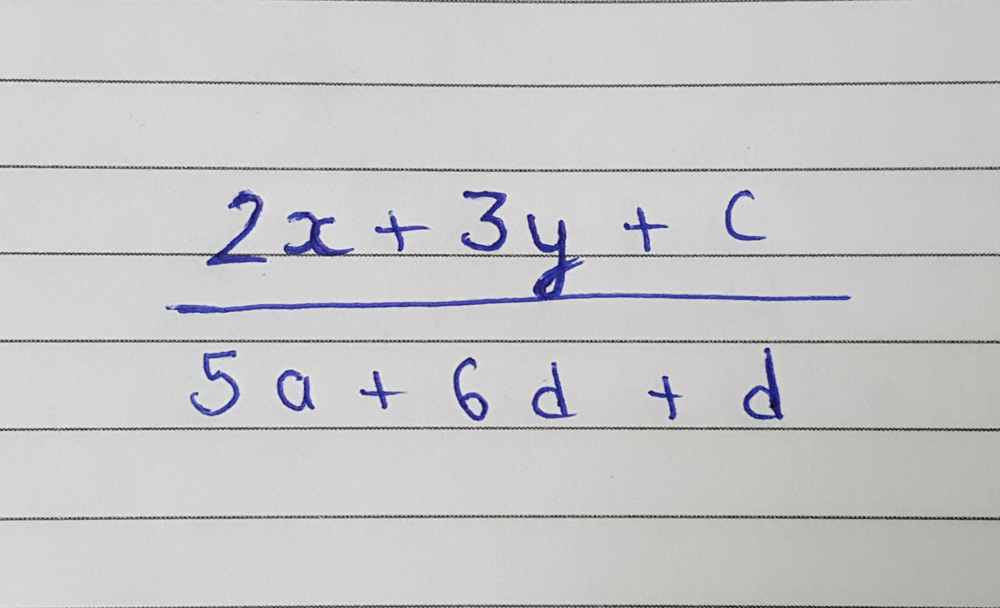
#> input picture samples/image4.png, 1000 x 608 px, shrunk from 1756 x 1068 before the run
$ python binarization.py   (Python 2 division)
#> lines starting #> are read from the running program, lines starting #| are printed output that depends on the picture; after the words box and inside, x2 and y2 are one past the last pixel; in counts of white or black regions, pixels touching at a corner belong together
import cv2
import numpy as np
import matplotlib.pyplot as plt
import matplotlib.image as mpimg
import time

# [62 lines of commented-out code are left out]


def compareBinarization():
	img = cv2.imread('image4.png',0)
#> img: shape (608, 1000); min 4, max 235, mean 198.8

	ret1,thresh1 = cv2.threshold(img,127,255,cv2.THRESH_BINARY)
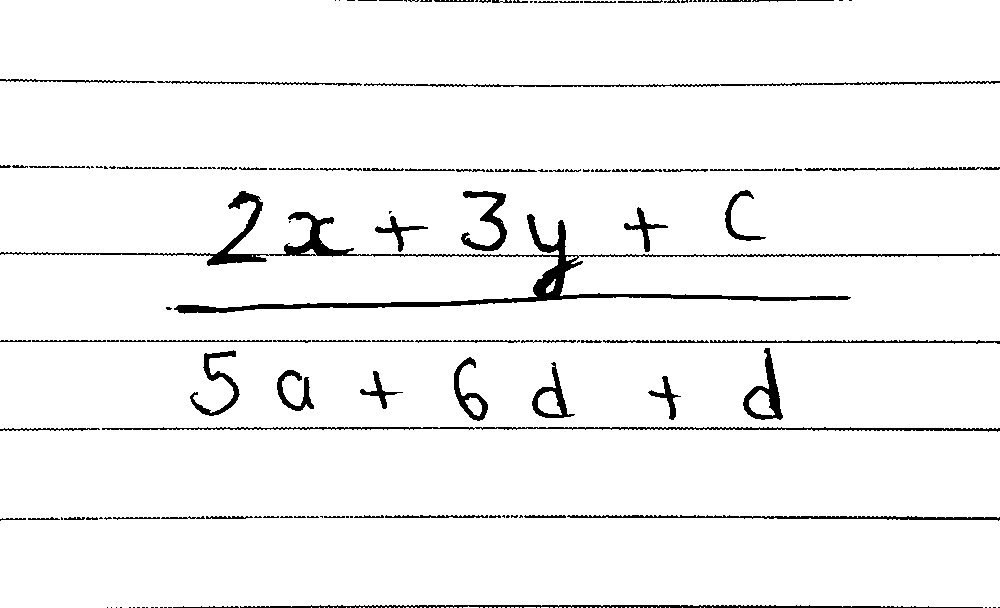
#> thresh1: shape (608, 1000); 95.6% white; 175 black regions (75 under 20 px), largest, box (x1, y1, x2, y2) and area: (0, 191, 1000, 314) 8341, (102, 427, 1000, 432) 1877, (240, 605, 983, 608) 1540
	thresh2 = cv2.adaptiveThreshold(img,255,cv2.ADAPTIVE_THRESH_MEAN_C, cv2.THRESH_BINARY,11,2)
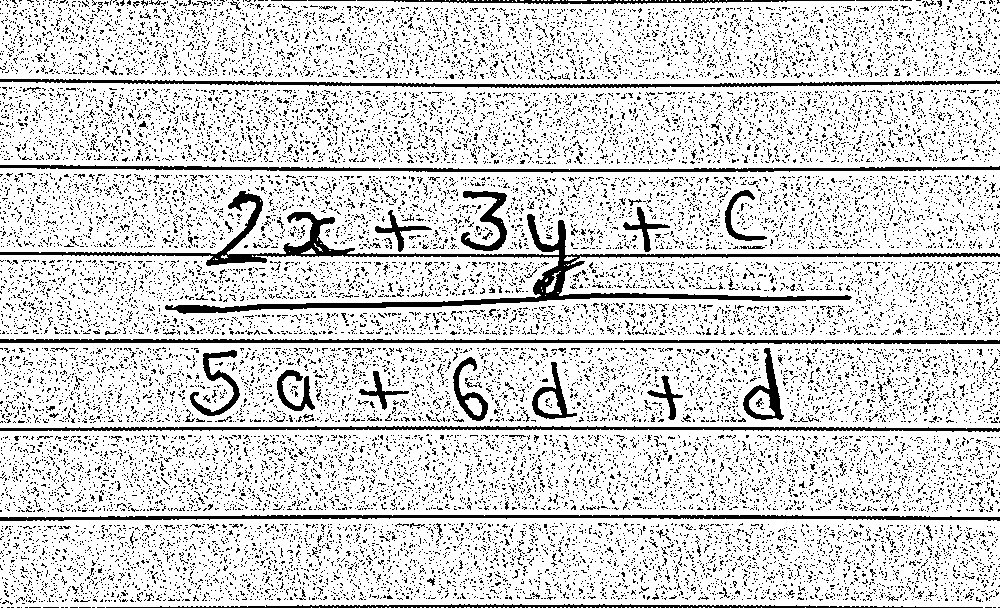
#> thresh2: shape (608, 1000); 83.1% white; black in thin lines or dots
	thresh3 = cv2.adaptiveThreshold(img,255,cv2.ADAPTIVE_THRESH_GAUSSIAN_C, cv2.THRESH_BINARY,11,2)
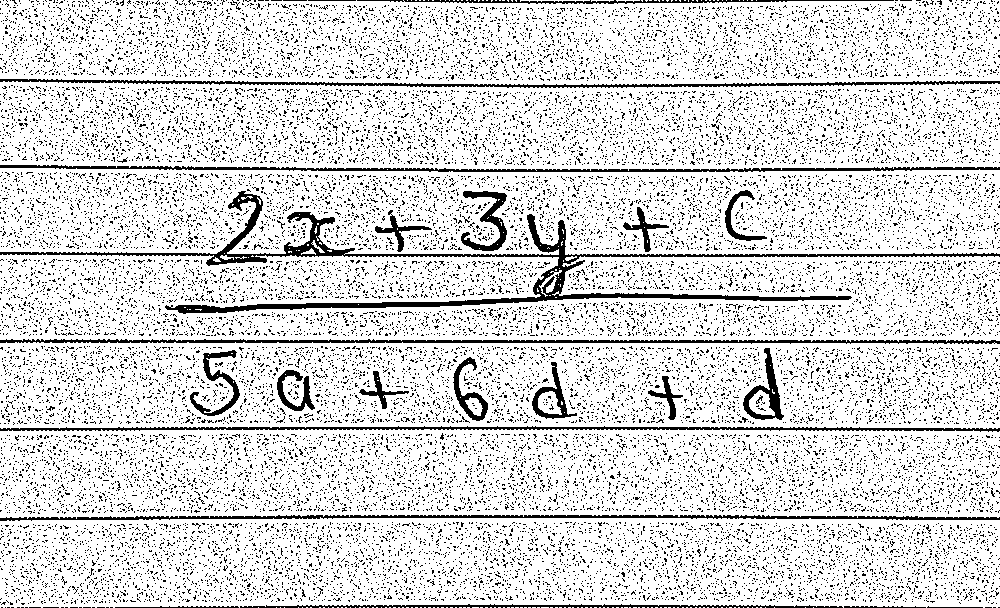
#> thresh3: shape (608, 1000); 85.1% white; black in thin lines or dots
	ret2,thresh4 = cv2.threshold(img,0,255,cv2.THRESH_BINARY+cv2.THRESH_OTSU)
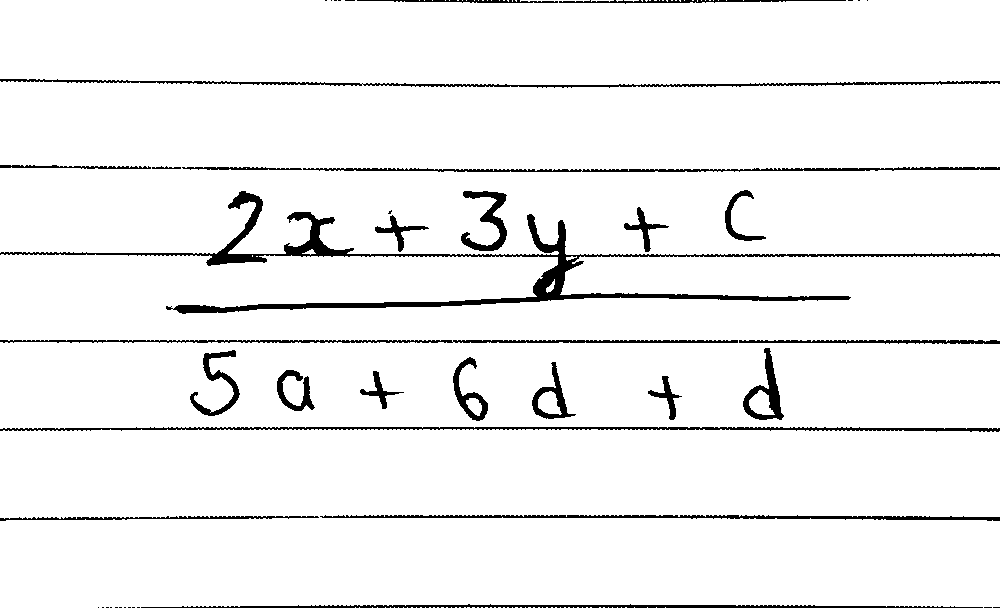
#> thresh4: shape (608, 1000); 94.9% white; 46 black regions (21 under 20 px), largest, box (x1, y1, x2, y2) and area: (0, 191, 1000, 314) 9135, (0, 427, 1000, 432) 2476, (0, 79, 1000, 88) 2279
#> ret2 = 146


	imgBlur = cv2.GaussianBlur(img,(5,5),0)
	startTime = time.time()
	ret3,thresh5 = cv2.threshold(imgBlur,127,255,cv2.THRESH_BINARY)
#> thresh5: shape (608, 1000); 96.4% white; 498 black regions (409 under 20 px), largest, box (x1, y1, x2, y2) and area: (175, 214, 850, 313) 4210, (241, 605, 908, 608) 1589, (175, 191, 266, 265) 1197
	print "Fixed threshold : ", time.time() - startTime
	startTime = time.time()
	thresh6 = cv2.adaptiveThreshold(imgBlur,255,cv2.ADAPTIVE_THRESH_MEAN_C, cv2.THRESH_BINARY,11,2)
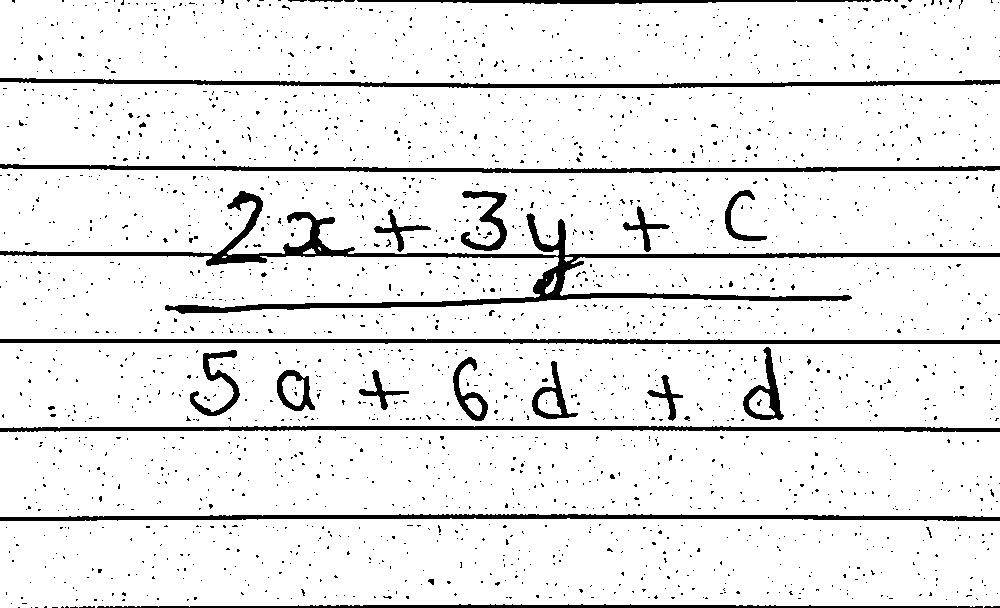
#> thresh6: shape (608, 1000); 91.8% white; 2272 black regions (2242 under 20 px), largest, box (x1, y1, x2, y2) and area: (0, 191, 1000, 314) 10701, (0, 514, 1000, 521) 4190, (0, 164, 1000, 173) 4134
	print "Adaptive Mean threshold : ", time.time() - startTime
	startTime = time.time()
	thresh7 = cv2.adaptiveThreshold(imgBlur,255,cv2.ADAPTIVE_THRESH_GAUSSIAN_C, cv2.THRESH_BINARY,11,2)
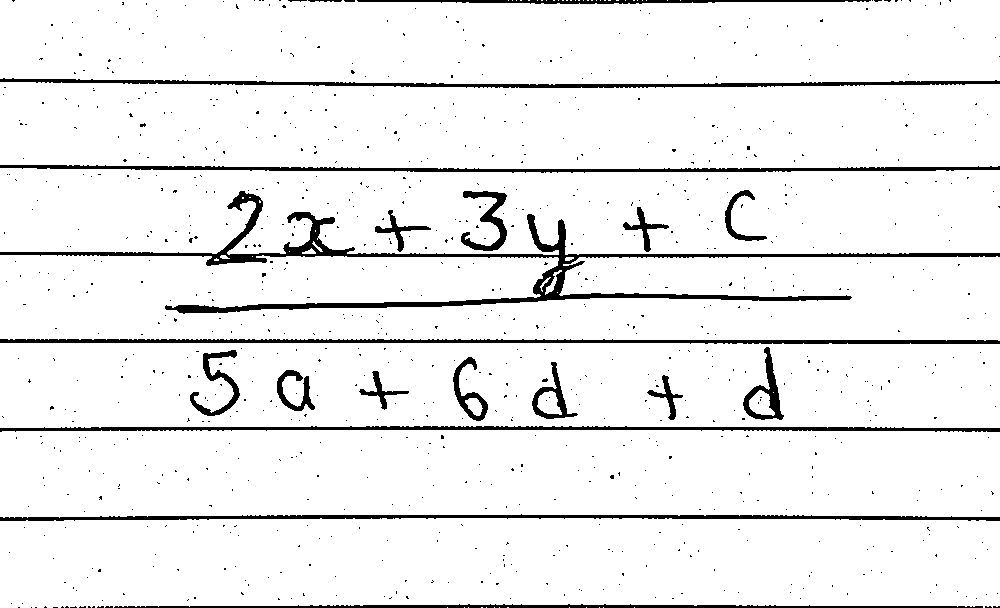
#> thresh7: shape (608, 1000); 93.5% white; 945 black regions (923 under 20 px), largest, box (x1, y1, x2, y2) and area: (0, 191, 1000, 314) 9726, (0, 339, 1000, 344) 3558, (0, 514, 1000, 521) 3470
	print "Adaptive Gaussian threshold : ", time.time() - startTime
	startTime = time.time()
	ret4,thresh8 = cv2.threshold(imgBlur,0,255,cv2.THRESH_BINARY+cv2.THRESH_OTSU)
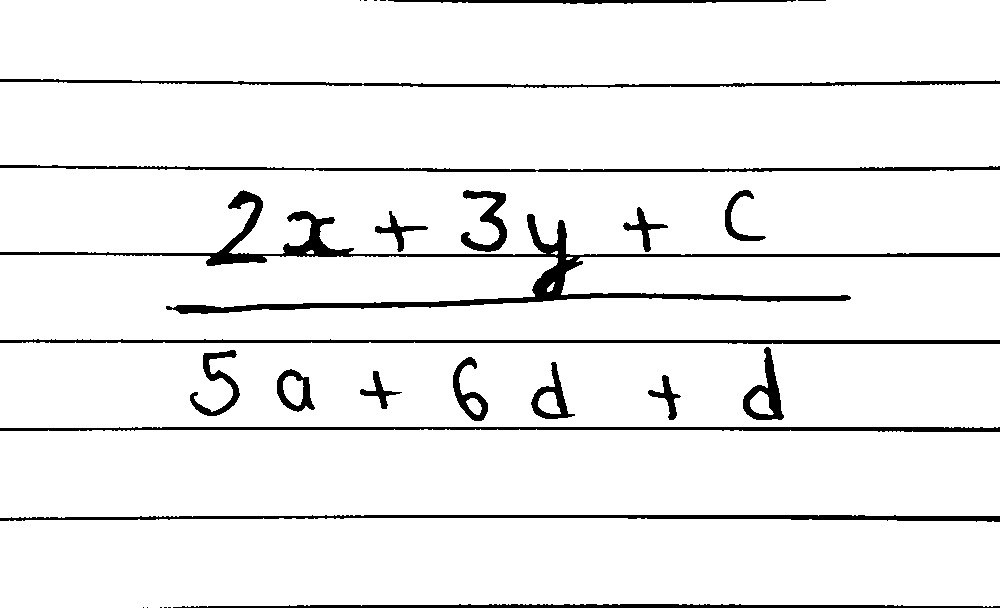
#> thresh8: shape (608, 1000); 93.8% white; 29 black regions (9 under 20 px), largest, box (x1, y1, x2, y2) and area: (0, 190, 1000, 314) 10536, (0, 515, 1000, 522) 3498, (0, 427, 1000, 432) 3282
#> ret4 = 159
	print "Otsu threshold : ", time.time() - startTime
	startTime = time.time()

	titles = ['Original Image', 'Fixed Threshold', 'Adaptive Mean', 'Adaptive Gaussian', 'Otsu Threshold',
				'Original Blurred Image', 'Fixed Threshold', 'Adaptive Mean', 'Adaptive Gaussian', 'Otsu Threshold']
	images = [img, thresh1, thresh2, thresh3, thresh4,
				imgBlur, thresh5, thresh6, thresh7, thresh8]

	for i in xrange(10):
		plt.subplot(2,5,i+1),plt.imshow(images[i], cmap = plt.get_cmap('gray') )
		plt.title(titles[i])
		plt.xticks([]),plt.yticks([])

	plt.show()

compareBinarization()

$ run again, with samples/image1.png copied over samples/image4.png
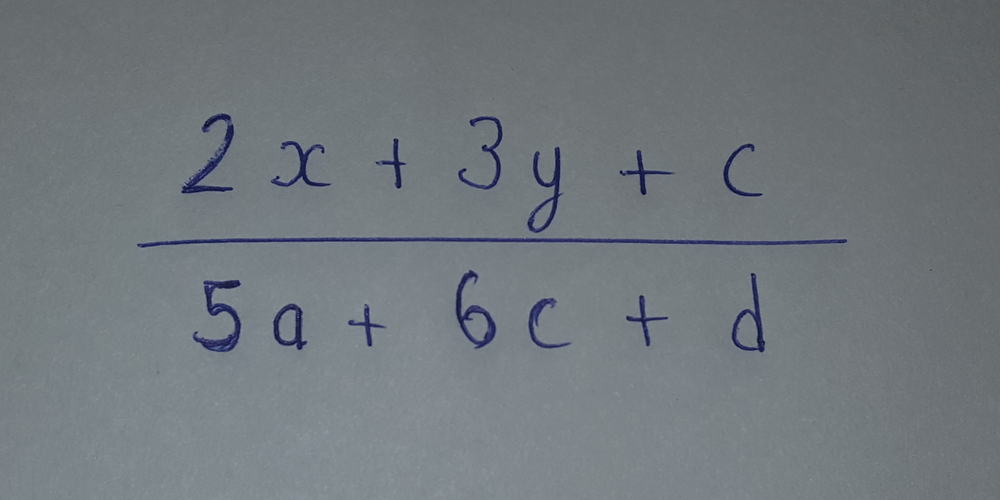
#> input picture samples/image1.png, 1000 x 500 px, shrunk from 2040 x 1020 before the run
#> in compareBinarization, `ret1,thresh1 = cv2.threshold(img,127,255,cv2.THRESH_BINARY)`:
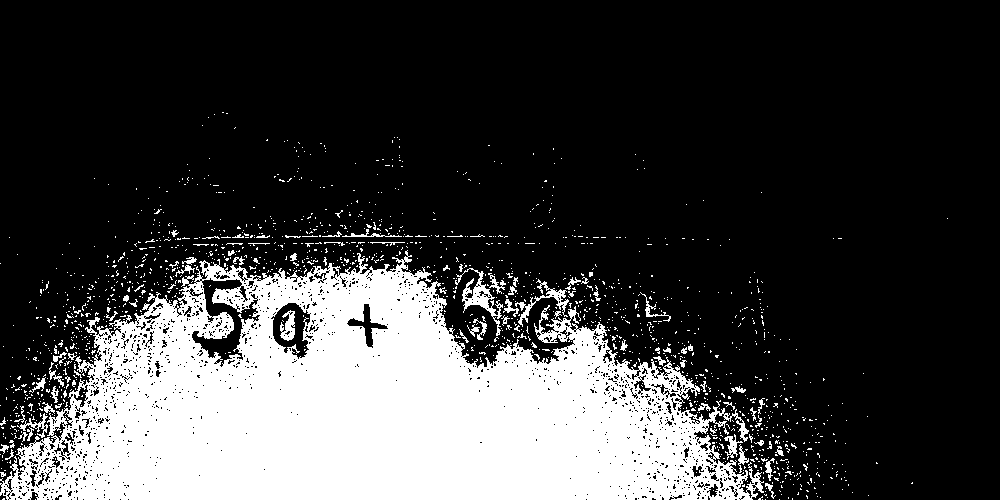
#> thresh1: shape (500, 1000); 24.5% white; 1527 white regions (1444 under 20 px), largest, box (x1, y1, x2, y2) and area: (0, 250, 764, 500) 113231, (455, 268, 503, 336) 756, (515, 279, 569, 327) 490
#> thresh2: shape (500, 1000); 81.4% white; black in thin lines or dots
#> thresh3: shape (500, 1000); 84.3% white; black in thin lines or dots
#> thresh4: shape (500, 1000); 97.8% white; 21 black regions (6 under 20 px), largest, box (x1, y1, x2, y2) and area: (137, 238, 847, 248) 2561, (193, 280, 241, 352) 1127, (181, 113, 234, 193) 1000
#> ret2 = 84
#> thresh5: shape (500, 1000); 24.2% white; 242 white regions (190 under 20 px), largest, box (x1, y1, x2, y2) and area: (0, 251, 763, 500) 116114, (463, 272, 503, 319) 580, (538, 281, 569, 310) 270
#> thresh6: shape (500, 1000); 93.7% white; 4050 black regions (3987 under 20 px), largest, box (x1, y1, x2, y2) and area: (136, 237, 848, 248) 3156, (192, 280, 241, 352) 1154, (181, 114, 234, 194) 1016
#> thresh7: shape (500, 1000); 96.8% white; 2063 black regions (2046 under 20 px), largest, box (x1, y1, x2, y2) and area: (137, 238, 848, 248) 2745, (193, 280, 241, 352) 1063, (456, 270, 496, 350) 881
#> in compareBinarization, `ret4,thresh8 = cv2.threshold(imgBlur,0,255,cv2.THRESH_BINARY+cv2.THRES..`:
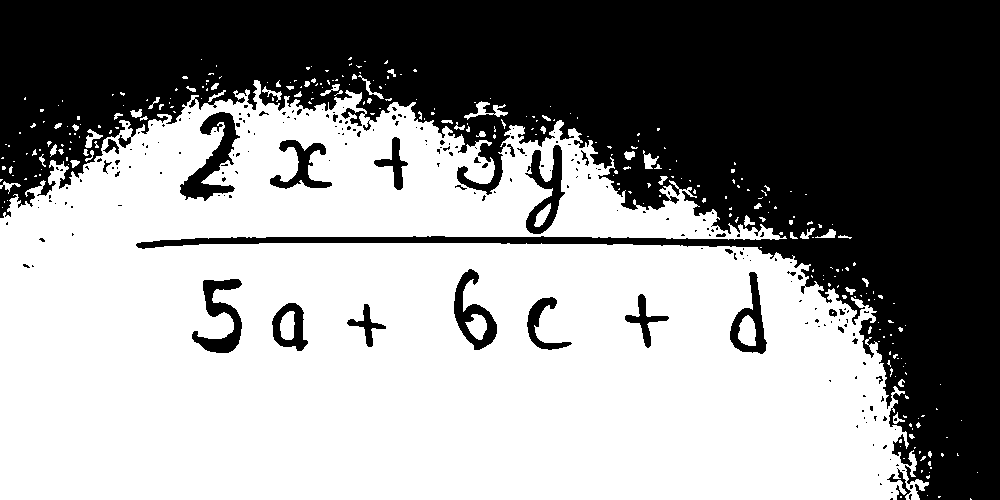
#> thresh8: shape (500, 1000); 56.4% white; 218 black regions (186 under 20 px), largest, box (x1, y1, x2, y2) and area: (0, 0, 1000, 500) 204413, (180, 112, 240, 201) 1987, (192, 279, 242, 353) 1563
#> ret4 = 116

$ run again, with samples/image2.png copied over samples/image4.png
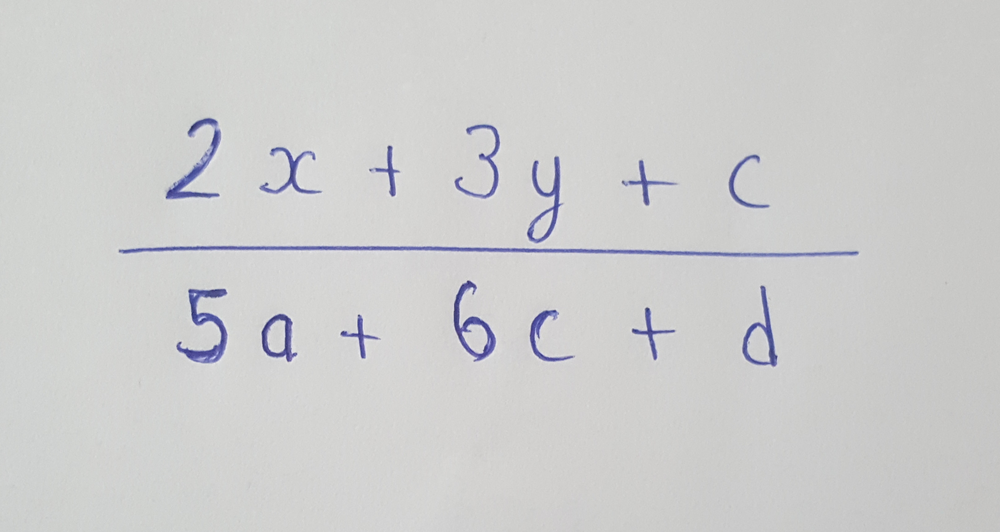
#> input picture samples/image2.png, 1000 x 532 px, shrunk from 2164 x 1152 before the run
#> in compareBinarization, `ret1,thresh1 = cv2.threshold(img,127,255,cv2.THRESH_BINARY)`:
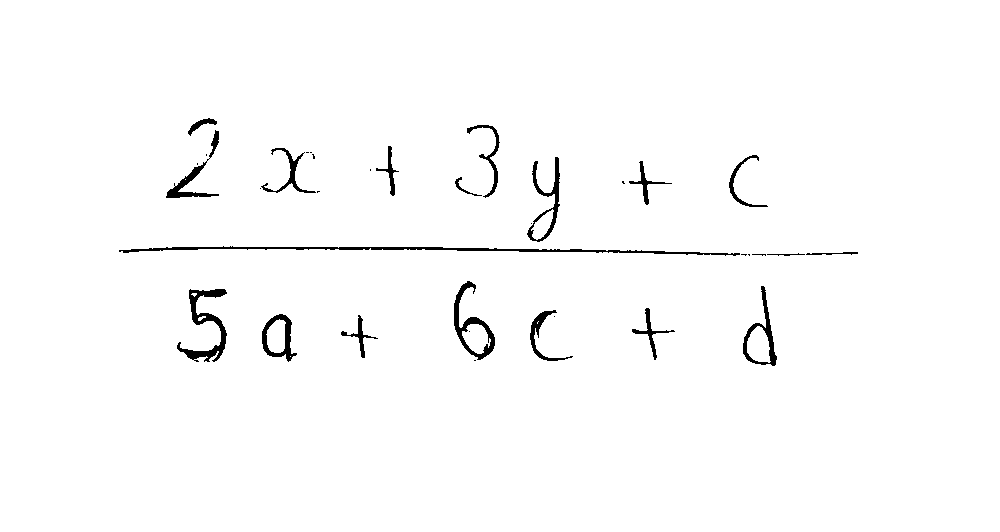
#> thresh1: shape (532, 1000); 98.3% white; 35 black regions (16 under 20 px), largest, box (x1, y1, x2, y2) and area: (119, 246, 740, 256) 1513, (177, 289, 227, 362) 1051, (454, 281, 495, 360) 820
#> thresh2: shape (532, 1000); 89.7% white; black in thin lines or dots
#> thresh3: shape (532, 1000); 91.1% white; black in thin lines or dots
#> thresh4: shape (532, 1000); 97.8% white; 19 black regions (3 under 20 px), largest, box (x1, y1, x2, y2) and area: (119, 246, 859, 257) 2550, (176, 289, 227, 363) 1254, (454, 280, 496, 362) 957
#> ret2 = 157
#> thresh5: shape (532, 1000); 98.7% white; 34 black regions (10 under 20 px), largest, box (x1, y1, x2, y2) and area: (177, 289, 226, 361) 938, (454, 281, 495, 360) 743, (743, 287, 777, 365) 535
#> thresh6: shape (532, 1000); 97% white; 888 black regions (869 under 20 px), largest, box (x1, y1, x2, y2) and area: (118, 246, 860, 257) 3356, (176, 288, 227, 363) 1209, (165, 118, 221, 199) 1071
#> thresh7: shape (532, 1000); 97.7% white; 280 black regions (264 under 20 px), largest, box (x1, y1, x2, y2) and area: (118, 246, 859, 257) 2926, (176, 289, 227, 363) 1157, (165, 118, 221, 199) 1016
#> in compareBinarization, `ret4,thresh8 = cv2.threshold(imgBlur,0,255,cv2.THRESH_BINARY+cv2.THRES..`:
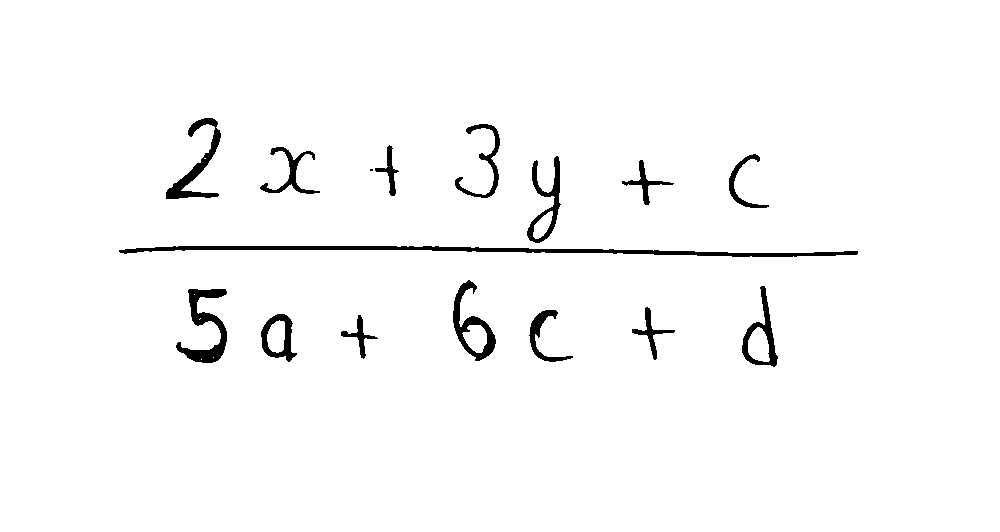
#> thresh8: shape (532, 1000); 97.6% white; 16 black regions (1 under 20 px), largest, box (x1, y1, x2, y2) and area: (119, 246, 858, 257) 2896, (176, 289, 227, 363) 1375, (166, 118, 221, 199) 1155
#> ret4 = 165
